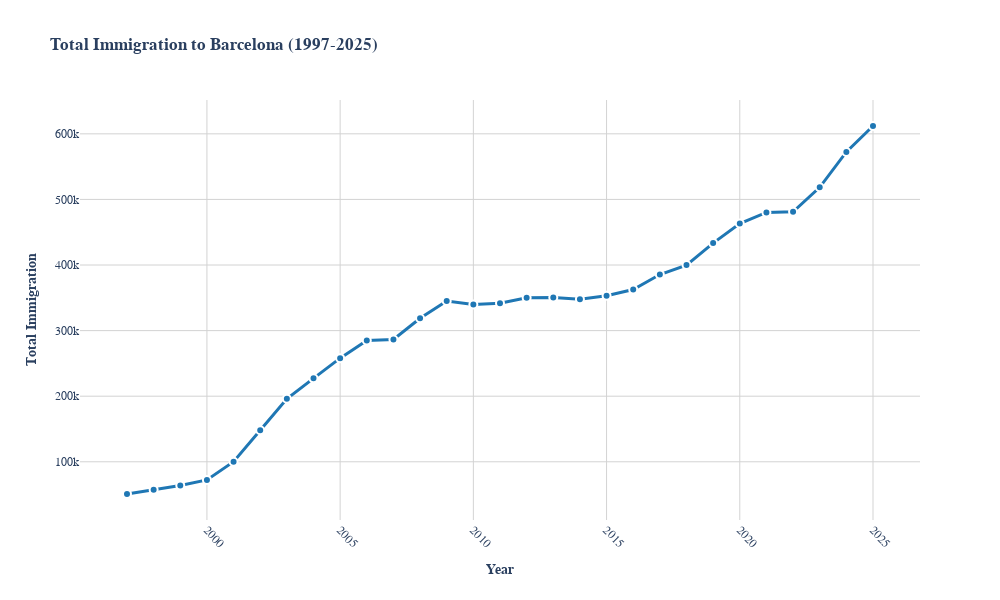

Notebook code for this chart:
### Markdown cell above
Interactive plot with plotly (See how to fix it)

### Code cell
# Interactive plot with Plotly
import plotly.express as px
import plotly.graph_objects as go
from plotly.subplots import make_subplots

# Create interactive plot
fig = px.line(total_immigration, 
              x='Year_Reference', 
              y='total_immigration',
              title='<b>Total Immigration to Barcelona (1997-2025)</b>',
              markers=True,
              template='plotly_white')

# Enhance the styling
fig.update_traces(line=dict(width=3, color='#1f77b4'),
                  marker=dict(size=8, 
                             line=dict(width=2, color='white')),
                  hovertemplate='<b>Year: %{x}</b><br>Immigration: %{y:,}<extra></extra>')

# Update layout
fig.update_layout(
    xaxis=dict(
        title='<b>Year</b>',
        tickangle=45,
        showgrid=True,
        gridwidth=1,
        gridcolor='lightgray'
    ),
    yaxis=dict(
        title='<b>Total Immigration</b>',
        showgrid=True,
        gridwidth=1,
        gridcolor='lightgray'
    ),
    font=dict(
        family="Arial, sans-serif",
        size=12,
    ),
    hoverlabel=dict(
        bgcolor="white",
        font_size=12,
        font_family="Arial"
    ),
    width=1000,
    height=600
)

# Save as interactive HTML and static image
fig.write_html('../data/outputs/total_immigration_barcelona_interactive.html')
#fig.write_image('../data/outputs/total_immigration_barcelona_plotly.png', scale=2)
fig.show()

### Figure 1 — Plotly figure (JSON) as saved in the notebook; plotly's stock layout.template omitted (floating-point values rounded to 4 significant figures)
{"data": [{"hovertemplate": "<b>Year: %{x}</b><br>Immigration: %{y:,}<extra></extra>", "legendgroup": "", "line": {"color": "#1f77b4", "dash": "solid", "width": 3}, "marker": {"line": {"color": "white", "width": 2}, "size": 8, "symbol": "circle"}, "mode": "lines+markers", "name": "", "orientation": "v", "showlegend": false, "type": "scatter", "x": [1997, 1998, 1999, 2000, 2001, 2002, 2003, 2004, 2005, 2006, 2007, 2008, 2009, 2010, 2011, 2012, 2013, 2014, 2015, 2016, 2017, 2018, 2019, 2020, 2021, 2022, 2023, 2024, 2025], "xaxis": "x", "y": [50886, 57271, 63781, 72364, 100143, 147967, 196094, 227194, 258010, 284953, 286376, 318765, 345142, 339686, 341611, 350207, 350556, 347763, 353202, 362711, 385460, 399899, 433383, 463295, 480165, 481155, 518523, 572382, 611951], "yaxis": "y"}], "layout": {"font": {"family": "Arial, sans-serif", "size": 12}, "height": 600, "hoverlabel": {"bgcolor": "white", "font": {"family": "Arial", "size": 12}}, "legend": {"tracegroupgap": 0}, "title": {"text": "<b>Total Immigration to Barcelona (1997-2025)</b>"}, "width": 1000, "xaxis": {"anchor": "y", "domain": [0, 1], "gridcolor": "lightgray", "gridwidth": 1, "showgrid": true, "tickangle": 45, "title": {"text": "<b>Year</b>"}}, "yaxis": {"anchor": "x", "domain": [0, 1], "gridcolor": "lightgray", "gridwidth": 1, "showgrid": true, "title": {"text": "<b>Total Immigration</b>"}}}}
